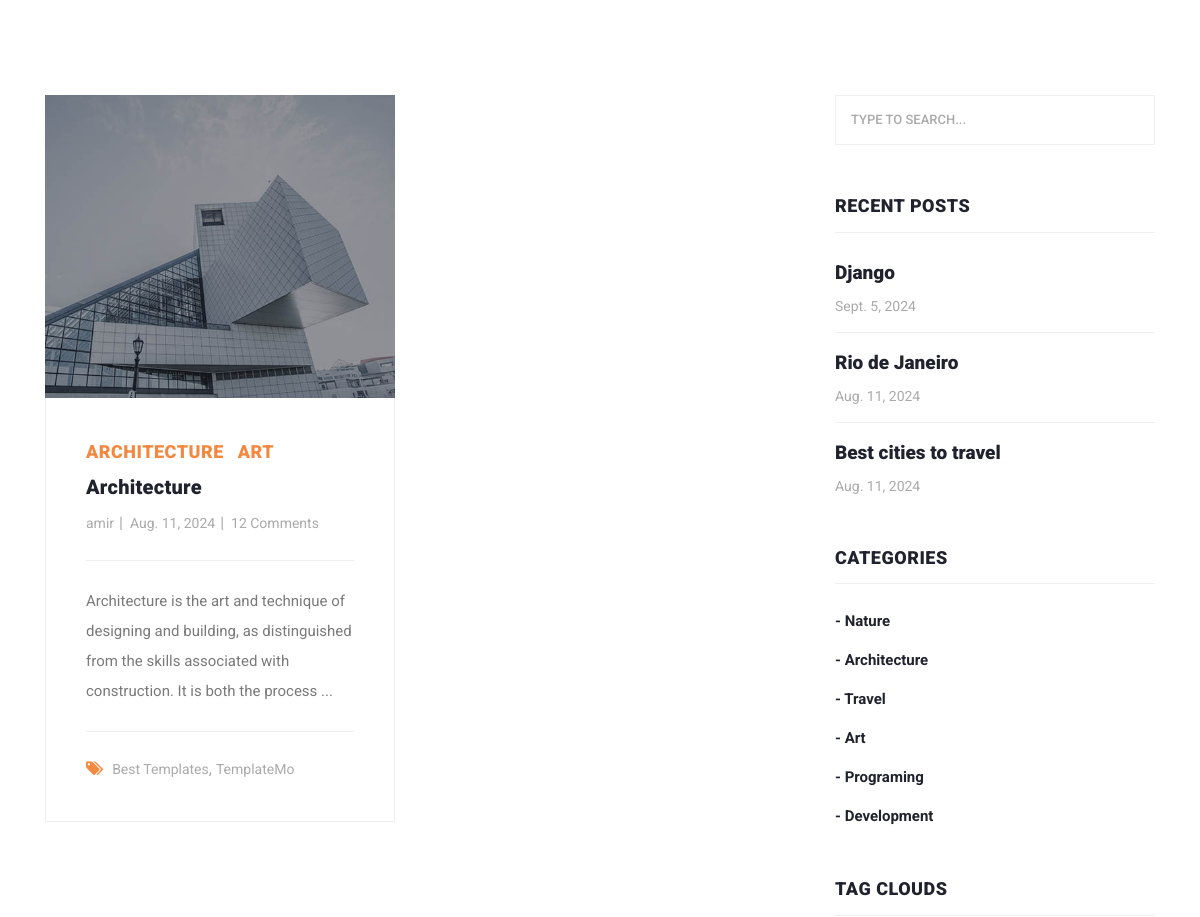
Page /category/2/ (signed in, middle part) on the earlier database version.
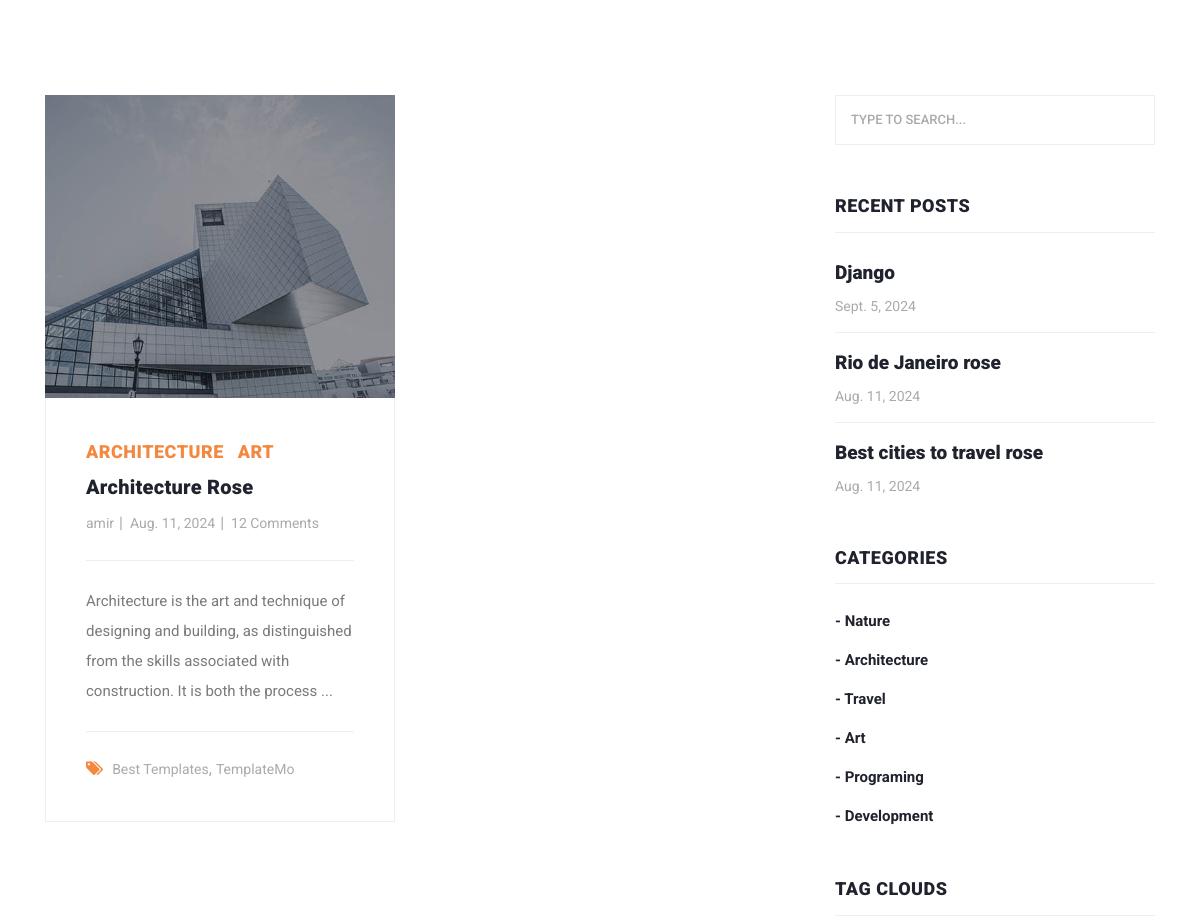
Same page on the later database version.
### blog_app/models.py (models this page shows, shortened)
class Post(models.Model):
    author = models.ForeignKey(User, on_delete=models.CASCADE)
    title = models.CharField(max_length=100, unique_for_date='pub_date')
    category = models.ManyToManyField(Category)
    body = models.TextField()
    image = models.ImageField(upload_to='img/post')
    published = models.BooleanField(default=True)
    created = models.DateField(auto_now_add=True)
    updated = models.DateField(auto_now=True)
    pub_date = models.DateField(default=timezone.now())
    objects = ModelManager()
    class Meta:
        ordering = ('created',)
    def get_absolute_url(self):
        return reverse('blog:post_details', kwargs={'pk': self.pk})

### blog_app/views.py (the view)
# urls.py: path('category/<int:pk>/', views.category_details, name='category_details'),
def category_details(request, pk):
    category = get_object_or_404(Category, pk=pk)
    posts = category.post_set.all()
    page_number = request.GET.get('page')
    paginator = Paginator(posts, 2)
    objects_list = paginator.get_page(page_number)
    return render(request, 'blog_app/category_details.html', {'posts': objects_list, 'category': category})

### blog_app/models.py (called while the page is built)
    def __str__(self):
        return self.title

### context_processors/context_processors.py (called while the page is built)
def recent_posts(request):
    return {'recent_posts': Post.objects.order_by('-created')[:3]}

def categorise(request):
    return {'categorise': Category.objects.all()}

### blog_app/templates/blog_app/category_details.html (shortened to what this page needs)
{% extends 'base.html' %}
{% load static %}
{% block content %}
    <section class="blog-posts grid-system">
        <div class="container">
            <div class="row">
                <div class="col-lg-8">
                    <div class="all-blog-posts">
                        <div class="row">
                            {% for post in posts %}
                                <div class="col-lg-6">
                                    <div class="blog-post">
                                        <div class="blog-thumb">
                                            <img src="{{ post.image.url }}" alt="">
                                        </div>
                                        <div class="down-content">
                                            {% for cat in post.category.all %}
                                                <span style="margin-right: 10px">{{ cat }}</span>
                                            {% endfor %}
                                            <a href="{{ post.get_absolute_url }}"><h4>{{ post.title }}</h4></a>
                                            <ul class="post-info">
                                                <li><a href="#">{{ post.author }}</a></li>
                                                <li><a href="#">{{ post.created }}</a></li>
                                                <li><a href="#">12 Comments</a></li>
                                            </ul>
                                            <p>{{ post.body|slice:':150' }} ...</p>
                                            <div class="post-options">
                                                <div class="row">
                                                    <div class="col-lg-12">
                                                        <ul class="post-tags">
                                                            <li><i class="fa fa-tags"></i></li>
                                                            <li><a href="#">Best Templates</a>,</li>
                                                            <li><a href="#">TemplateMo</a></li>
                                                        </ul>
                                                    </div>
                                                </div>
                                            </div>
                                        </div>
                                    </div>
                                </div>
                            {% endfor %}
                        </div>
                    </div>
                </div>
                {% include 'includes/sidebar.html' %}
            </div>
        </div>
    </section>
{% endblock %}

### templates/includes/sidebar.html (shortened to what this page needs)
<div class="col-lg-4">
    <div class="sidebar">
        <div class="row">
            <div class="col-lg-12">
                <div class="sidebar-item search">
                    <form id="search_form" name="gs" method="GET" action="{% url 'blog:search_posts' %}">
                        <input type="text" name="q" class="searchText"
                               placeholder="type to search..." autocomplete="on">
                    </form>
                </div>
            </div>
            <div class="col-lg-12">
                <div class="sidebar-item recent-posts">
                    <div class="sidebar-heading">
                        <h2>Recent Posts</h2>
                    </div>
                    <div class="content">
                        <ul>
                            {% for post in recent_posts %}
                                <li><a href={{ post.get_absolute_url }}>
                                    <h5>{{ post.title }}</h5>
                                    <span>{{ post.created }}</span>
                                </a></li>
                            {% endfor %}
                        </ul>
                    </div>
                </div>
            </div>
            <div class="col-lg-12">
                <div class="sidebar-item categories">
                    <div class="sidebar-heading">
                        <h2>Categories</h2>
                    </div>
                    <div class="content">
                        <ul>
                            {% for cat in categorise %}
                                <li><a href="{% url 'blog:category_details' cat.pk %}">- {{ cat.title }}</a></li>
                            {% endfor %}
                        </ul>
                    </div>
                </div>
            </div>
            <div class="col-lg-12">
                <div class="sidebar-item tags">
                    <div class="sidebar-heading">
                        <h2>Tag Clouds</h2>
                    </div>
                </div>
            </div>
        </div>
    </div>
</div>

Differences in the rows shown:
changed Post "amir": title "Architecture" → "Architecture Rose"
changed Post: title "Rio de Janeiro" → "Rio de Janeiro rose"
changed Post: title "Best cities to travel" → "Best cities to travel rose"
